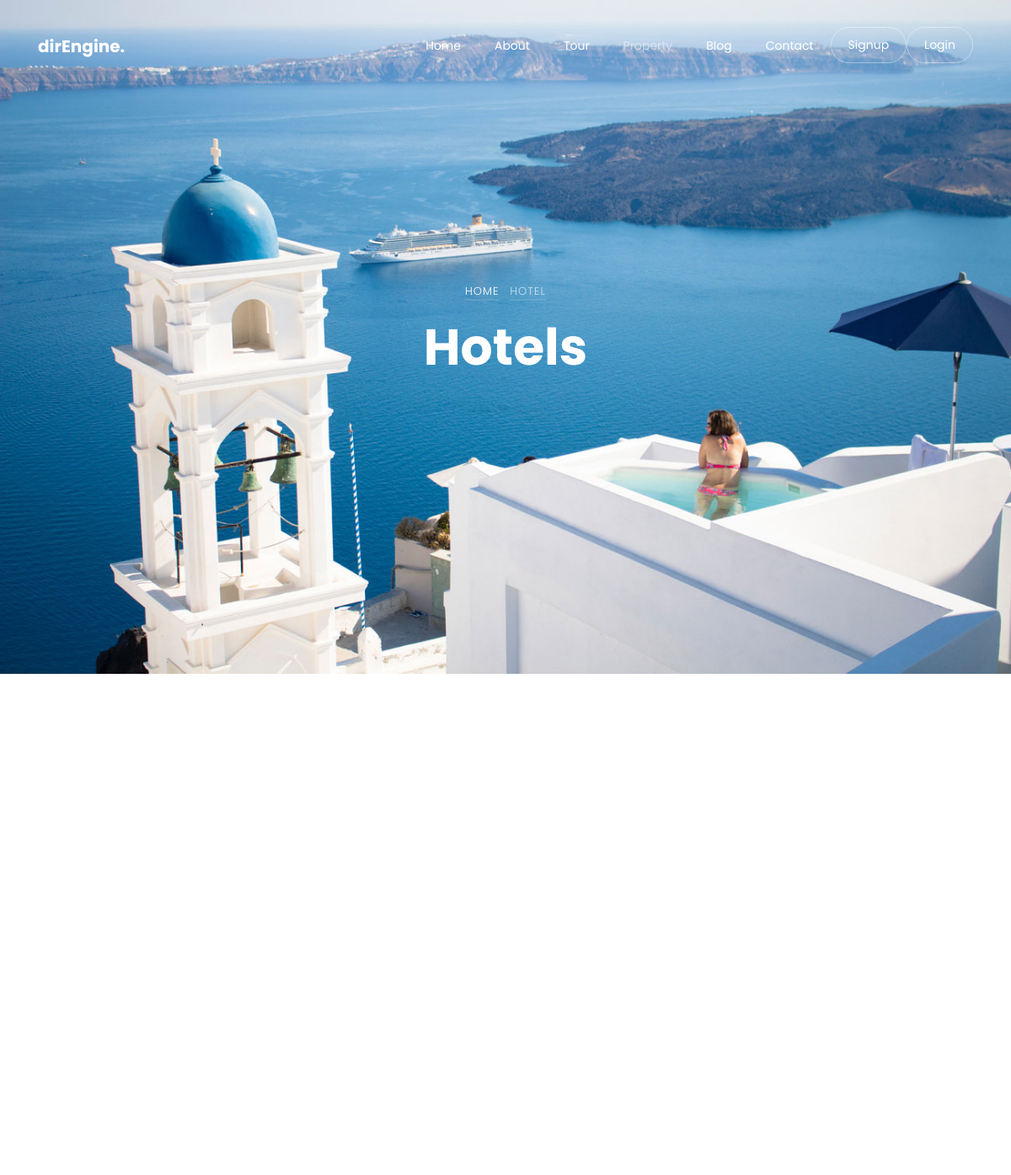
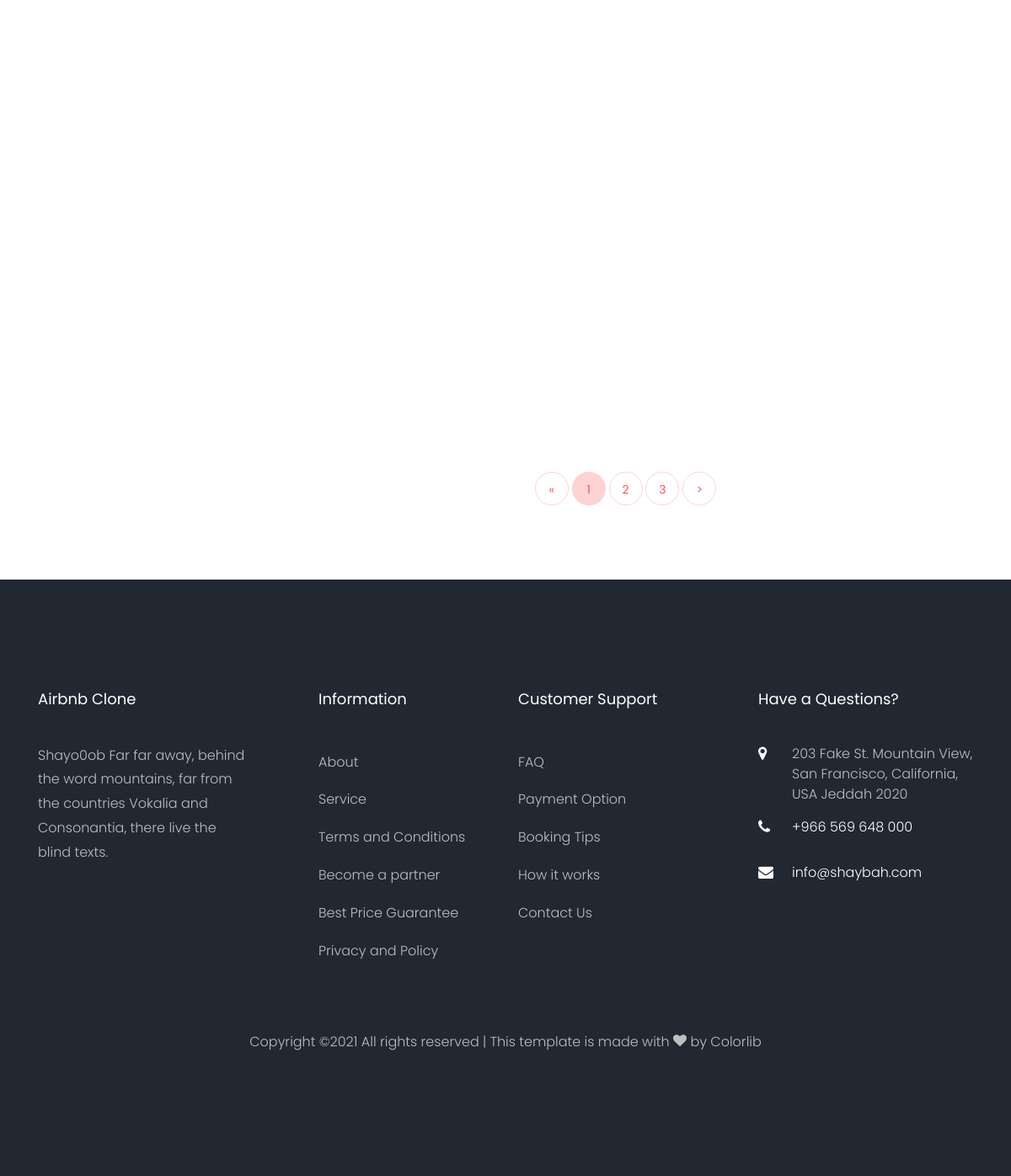
/rooms/, run on the app's committed database (2 pictures, top to bottom).
### settings/models.py (models this page shows, shortened)
class Info(models.Model):
    name = models.CharField(max_length=50)
    logo = models.ImageField(upload_to='info/')
    description = models.TextField(max_length=200)
    fb_link = models.URLField(max_length=500)
    twitter_link = models.URLField(max_length=500)
    instgram_link = models.URLField(max_length=500)
    address = models.TextField(max_length=200)
    phone_number = models.CharField(max_length=30)
    mail = models.EmailField(max_length=50)
    class Meta:
        verbose_name =("Info")
        verbose_name_plural = ("Infos")

### property/views.py (the view)
# urls.py: path('', views.RoomList.as_view(), name='property_list'),
class RoomList(FilterView):
    model = models.Room
    filterset_class = PropertyFilter
    template_name = 'property/room_list.html'
    paginate_by = 4

### property/models.py (called while the page is built)
    def get_absolute_url(self):
        return reverse ('rooms:property_detail', kwargs={'slug':self.slug})

    def __str__(self):
        return self.name

    def __str__(self):
        return self.name

    def __str__(self):
        return self.name

### utils/footer_context_processor.py (called while the page is built)
def get_footer(request):
    footer = Info.objects.last()
    return {'footer':footer}

### property/templates/property/room_list.html (shortened to what this page needs)
{% extends 'base.html' %}
{% load static %}
{% load bootstrap4 %}
{% block body %}
    <div class="hero-wrap js-fullheight" style="background-image: url({% static 'images/bg_5.jpg' %});">
      <div class="container">
        <div class="row no-gutters slider-text js-fullheight align-items-center justify-content-center" data-scrollax-parent="true">
          <div class="col-md-9 ftco-animate text-center" data-scrollax=" properties: { translateY: '70%' }">
            <p class="breadcrumbs" data-scrollax="properties: { translateY: '30%', opacity: 1.6 }"><span class="mr-2"><a href="index.html">Home</a></span> <span>Hotel</span></p>
            <h1 class="mb-3 bread" data-scrollax="properties: { translateY: '30%', opacity: 1.6 }">Hotels</h1>
          </div>
        </div>
      </div>
    </div>
    <section class="ftco-section ftco-degree-bg">
      <div class="container">
        <div class="row">
        	<div class="col-lg-3 sidebar">
          </div>
          <div class="col-lg-9">
          	<div class="row">
          	</div>
			  {% if is_paginated %}
			  <div class="row mt-5">
				<div class="col text-center">
				  <div class="block-27">
					<ul>
					  {% if page_obj.has_previous %}
						<li><a href="?page={{page_obj.previous_page_number}}">&lt;</a></li>
					  {% else %}
						<li class="disabled">
						  <span>&laquo;</span>
						</li>
					  {% endif %}
					  {% for i in paginator.page_range %}
						{% if page_obj.number == i %}
						  <li class="active"><span>{{i}}</span></li>
						{% else %}
						  <li><a href="?page={{ i }}">{{i}}</a></li>
						{% endif %}
					  {% endfor %}
					  {% if page_obj.has_next %}
						<li><a href="?page={{page_obj.next_page_number}}">&gt;</a></li>
					  {% else %}
						<li class="disabled">
						  <span>&raquo;</span>
						</li>
					  {% endif %}
					</ul>
				  </div>
				</div>
			  </div>
			  {% endif %}
          </div>
        </div>
      </div>
    </section>
{% endblock body %}

### templates/base.html (shortened to what this page needs)
{% load static %}
<!DOCTYPE html>
<html lang="en">
  <head>
    <link rel="stylesheet" href="{% static 'css/open-iconic-bootstrap.min.css' %}">
    <link rel="stylesheet" href="{% static 'css/animate.css' %}">
    <link rel="stylesheet" href="{% static 'css/owl.carousel.min.css' %}">
    <link rel="stylesheet" href="{% static 'css/owl.theme.default.min.css' %}">
    <link rel="stylesheet" href="{% static 'css/magnific-popup.css' %}">
    <link rel="stylesheet" href="{% static 'css/aos.css' %}">
    <link rel="stylesheet" href="{% static 'css/ionicons.min.css' %}">
    <link rel="stylesheet" href="{% static 'css/bootstrap-datepicker.css' %}">
    <link rel="stylesheet" href="{% static 'css/jquery.timepicker.css' %}">
    <link rel="stylesheet" href="{% static 'css/flaticon.css' %}">
    <link rel="stylesheet" href="{% static 'css/icomoon.css' %}">
    <link rel="stylesheet" href="{% static 'css/style.css' %}">
  </head>
  <body>
  <nav class="navbar navbar-expand-lg navbar-dark ftco_navbar bg-dark ftco-navbar-light" id="ftco-navbar">
    <div class="container">
      <a class="navbar-brand" href="/">dirEngine.</a>
      <div class="collapse navbar-collapse" id="ftco-nav">
        <ul class="navbar-nav ml-auto">
          <li class="nav-item"><a href="/" class="nav-link">Home</a></li>
          <li class="nav-item"><a href="{% url 'about:about' %}" class="nav-link">About</a></li>
          <li class="nav-item"><a href="tour.html" class="nav-link">Tour</a></li>
          <li class="nav-item active"><a href="{% url 'rooms:property_list' %}" class="nav-link">Property</a></li>
          <li class="nav-item"><a href="{% url 'blog:post_list' %}" class="nav-link">Blog</a></li>
          <li class="nav-item"><a href="{% url 'home:contact' %}" class="nav-link">Contact</a></li>
          {% if request.user.is_authenticated %}
            <li class="nav-item cta"><a href="{% url 'accounts:profile' %}" class="nav-link"><span>Profile</span></a></li>
            <li class="nav-item cta"><a href="{% url 'rooms:NewProperty' %}" class="nav-link"><span>Add listing</span></a></li>
          {% else %}
            <li class="nav-item cta"><a href="{% url 'accounts:signup' %}" class="nav-link"><span>Signup</span></a></li>
            <li class="nav-item cta"><a href="{% url 'login' %}" class="nav-link"><span>Login</span></a></li>
          {% endif %}
        </ul>
      </div>
    </div>
  </nav>
    {% block body %}
    {% endblock body %}
    <footer class="ftco-footer ftco-bg-dark ftco-section">
      <div class="container">
        <div class="row mb-5">
          <div class="col-md">
            <div class="ftco-footer-widget mb-4">
              <h2 class="ftco-heading-2">{{footer.name}}</h2>
              <p>{{footer.description}}</p>
              <ul class="ftco-footer-social list-unstyled float-md-left float-lft mt-5">
              </ul>
            </div>
          </div>
          <div class="col-md">
            <div class="ftco-footer-widget mb-4 ml-md-5">
              <h2 class="ftco-heading-2">Information</h2>
              <ul class="list-unstyled">
                <li><a href="#" class="py-2 d-block">About</a></li>
                <li><a href="#" class="py-2 d-block">Service</a></li>
                <li><a href="#" class="py-2 d-block">Terms and Conditions</a></li>
                <li><a href="#" class="py-2 d-block">Become a partner</a></li>
                <li><a href="#" class="py-2 d-block">Best Price Guarantee</a></li>
                <li><a href="#" class="py-2 d-block">Privacy and Policy</a></li>
              </ul>
            </div>
          </div>
          <div class="col-md">
             <div class="ftco-footer-widget mb-4">
              <h2 class="ftco-heading-2">Customer Support</h2>
              <ul class="list-unstyled">
                <li><a href="#" class="py-2 d-block">FAQ</a></li>
                <li><a href="#" class="py-2 d-block">Payment Option</a></li>
                <li><a href="#" class="py-2 d-block">Booking Tips</a></li>
                <li><a href="#" class="py-2 d-block">How it works</a></li>
                <li><a href="#" class="py-2 d-block">Contact Us</a></li>
              </ul>
            </div>
          </div>
          <div class="col-md">
            <div class="ftco-footer-widget mb-4">
            	<h2 class="ftco-heading-2">Have a Questions?</h2>
            	<div class="block-23 mb-3">
	              <ul>
	                <li><span class="icon icon-map-marker"></span><span class="text">{{footer.address}}</span></li>
	                <li><a href="#"><span class="icon icon-phone"></span><span class="text">{{footer.phone_number}}</span></a></li>
	                <li><a href="#"><span class="icon icon-envelope"></span><span class="text">{{footer.mail}}</span></a></li>
	              </ul>
	            </div>
            </div>
          </div>
        </div>
        <div class="row">
          <div class="col-md-12 text-center">
            <p>
  Copyright &copy;<script>document.write(new Date().getFullYear());</script> All rights reserved | This template is made with <i class="icon-heart" aria-hidden="true"></i> by <a href="https://colorlib.com" target="_blank">Colorlib</a>
  </p>
          </div>
        </div>
      </div>
    </footer>
  </body>
</html>

### static/css/icomoon.css (style rules this page uses)
[class^="icon-"], [class*=" icon-"] { font-family: 'icomoon' !important; speak: none; font-style: normal; font-weight: normal; font-variant: normal; text-transform: none; line-height: 1; -webkit-font-smoothing: antialiased; -moz-osx-font-smoothing: grayscale; }
.icon-heart:before { content: "\f004"; }
.icon-map-marker:before { content: "\f041"; }
.icon-phone:before { content: "\f095"; }
.icon-envelope:before { content: "\f0e0"; }

### data on the page
Info: name "Airbnb Clone", description "Shayo0ob Far far away, behind the word mountains, far from the countries Vokalia and Consonantia, there live the blind texts.", address "203 Fake St. Mountain View, San Francisco, California, USA Jeddah 2020", phone_number "+966 569 648 000", mail "info@shaybah.com"

### other printed values
{{ i }} "1"
{{ i }} "2" "3"
